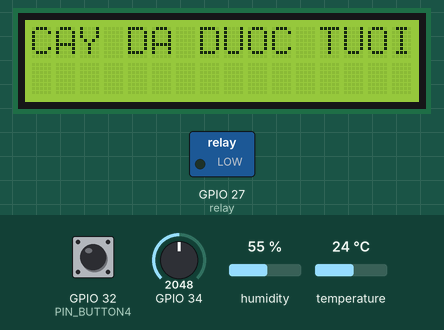
Bench run of a sketch on a simulated ESP32. Parts: 16×2 character LCD, switched loads named in the sketch (green lamp = pin HIGH). The test bench sets the inputs (shaded band); at power-on: GPIO 32 (PIN_BUTTON4) HIGH, GPIO 34 = 2048, humidity 55 %, temperature 24 °C. WiFi joins after 1.5 s; servers stay silent unless stated; what the sketch prints to the serial monitor is not drawn.

Above: at 4.5 s.
4.6 s: GPIO 32 (PIN_BUTTON4) pulled LOW for 3.2 s
At 6.12 s:
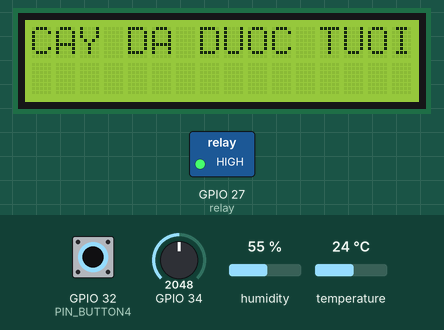
At 6.5 s:
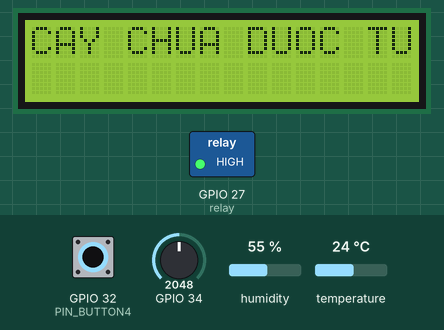
9.3 s: GPIO 32 (PIN_BUTTON4) pulled LOW for 1.2 s
At 10.42 s:
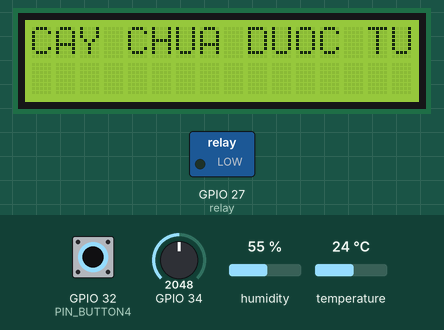
Timing chart, 0 to 12.3 s (numbered marks = the images above; inputs shaded):
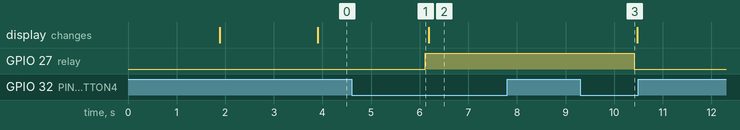

Measured:
- after the input at 4.6 s, GPIO 27 (relay): LOW → HIGH after 1.5 s
- after the input at 9.3 s, GPIO 27 (relay): HIGH → LOW after 1.1 s

The sketch:

NONG_NGHIEP_THONG_MINH.ino
```cpp
#define BLYNK_TEMPLATE_ID "TMPLHVnojgTf"
#define BLYNK_DEVICE_NAME "Smart Agriculture 2"
#define BLYNK_AUTH_TOKEN "UoLuoburmY0aNNJweCPtG2uBDkQAKC3l"

//DHT Library
#include <DHT.h> // Gọi thư viện DHT22
#define DHTPIN 2
#define DHTTYPE DHT22
DHT dht(DHTPIN, DHTTYPE);

//BLynk Library
#define BLYNK_PRINT Serial
#include <WiFi.h>
#include <WiFiClient.h>
#include <BlynkSimpleEsp32.h>

//LCD library
#include <Wire.h>
#include <LiquidCrystal_I2C.h>
LiquidCrystal_I2C lcd(0x27,16,2);

// setup Wifi
char auth[] = BLYNK_AUTH_TOKEN;
char ssid[] = "Đỗ Đại Học";
char pass[] = "123@5689";

// khai bao chan LCD trong BLynk
WidgetLCD LCD(V0);
BlynkTimer timer;


void sendSensor()
{
  float sh = analogRead(34);
  float h = dht.readHumidity();
  float t = dht.readTemperature(); // or dht.readTemperature(true) for Fahrenheit

  if (isnan(h) || isnan(t)) {
    Serial.println("Failed to read from DHT sensor!");
    return;
  }

  // Khai bao chart cua DHT va CAM BIEN DAT
  Blynk.virtualWrite(V5, h);
  Blynk.virtualWrite(V6, t);
  Blynk.virtualWrite(V7, sh);
}

String array1="CAY DA DUOC TUOI";
String array2="CAY CHUA DUOC TUOI";
#define PIN_BUTTON4 32
#define VPIN_BUTTON4    V4
int relay = 27;
int state_relay = 0;


//Khai báo nhiệm vụ của button cho blynk


BLYNK_CONNECTED() {
  Blynk.syncVirtual(VPIN_BUTTON4);
}

BLYNK_WRITE(VPIN_BUTTON4) {
state_relay = param.asInt();
// Tùy vào lệnh nhận được ta thay đổi trạng thái bật tắt của ổ cắm
digitalWrite(relay, state_relay);
Serial.println("BLYNK_WRITE: Relay State = "+String(state_relay));
}

void setup()
{
  pinMode (35, INPUT);
  pinMode(34, INPUT);
  Serial.begin(115200);
  pinMode(PIN_BUTTON4,INPUT_PULLUP);
  pinMode(relay,OUTPUT);
  dht.begin(); // Khởi động LCD
  Serial.begin(115200);
  Blynk.begin(auth, ssid, pass);


  dht.begin();
  lcd.begin();
  lcd.backlight(); //open the backlight
  // Setup a function to be called every second
  timer.setInterval(1000L, sendSensor);
  LCD.clear(); //Use it to clear the LCD Widget
  LCD.print(0, 0, "CAY CHUA DUOC TUOI"); // use: (position X: 0-15, position Y: 0-1, "Message you want to print")
  hienthichuoi(0,0,array2);

}

void loop()
{
  Serial.begin(115200);
  int buttonvalue = digitalRead(PIN_BUTTON4);
  Serial.println(buttonvalue);
  int soilvalue = analogRead(34);
  Serial.println(soilvalue);
  delay(1000);
   float h = dht.readHumidity(); //Đọc độ ẩm
   float t = dht.readTemperature(); //Đọc nhiệt độ
  Serial.println("Arduino.vn");
  Serial.print("Nhiet do: ");
  Serial.println(t); //Xuất nhiệt độ
  Serial.print("Do am: ");
  Serial.println(h); //Xuất độ ẩm
  Serial.println(); //Xuống hàng
   Serial.println(soilvalue);//Xuất ra serial Monitor
  delay(1000);
  Blynk.run();
  timer.run();
  button_pushing();
  LCD_display();
}

// co che hoat dong nut
void button_pushing(){
    //--------------------------------------------------------------------------
    if(digitalRead(PIN_BUTTON4) == LOW){
      delay(200);
      control_relay(1);
      Blynk.virtualWrite(VPIN_BUTTON4, state_relay); //update button state
    }
}

// dieu khien relay
void control_relay(int concak){
  //------------------------------------------------
  if(concak == 1){
    state_relay = !state_relay;
    digitalWrite(relay, state_relay);
    Serial.println("control_relay: Relay1 State = "+String(state_relay));
    delay(50);
  }
}


void hienthichuoi(int cot, int dong, String chuoi)
{
  lcd.setCursor(cot,dong);
  for(int j=0;j<chuoi.length();j++)
    {
      lcd.print(chuoi[j]);
    }
}

// hien thi len LCD
void LCD_display(){
if(digitalRead(relay) == HIGH){
LCD.clear(); //Use it to clear the LCD Widget
hienthichuoi(0,0,array2);
LCD.print(0, 0, "CAY CHUA DUOC TUOI"); // use: (position X: 0-15, position Y: 0-1, "Message you want to print")

}
else if(digitalRead(relay)== LOW){
LCD.clear(); //Use it to clear the LCD Widget
hienthichuoi(0,0,array1);
LCD.print(0, 0, "CAY DA DUOC TUOI"); // use: (position X: 0-15, position Y: 0-1, "Message you want to print")
}
}
```
